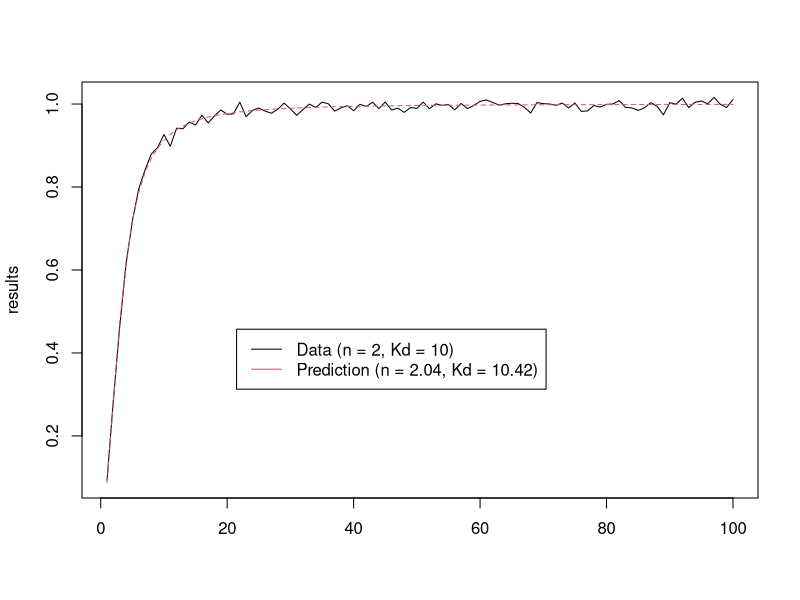

Recreate this plot in R.
#
# Fittiing Hill equation
#
# Itoshi NIKAIDO <dritoshi@gmail.com>
#

# make demo data
L  <- c(1:100)
n  <- 2
Kd <- 10
y  <- L^n / (Kd + L^n) + rnorm(100, 0, 0.01)

# conf
output <- "results/hill.pdf"

# initial
n.init  <- 1
Kd.init <- 1

# fitting Hill equation
y.nls <- nls(y ~ L^n / (Kd + L^n), start = c(n = n.init, Kd = Kd.init))

# extract fitting data
y.nls.summary <- summary(y.nls)
y.nls.n       <- y.nls.summary$param[1]
y.nls.Kd      <- y.nls.summary$param[2]
y.nls.predict <- predict(y.nls)
results <- cbind(y, y.nls.predict)

# legend prep.
legend.x <- median(L) - sd(L)
legend.y <- median(y.nls.predict) - 4 * sd(y.nls.predict)
legnend.str.data <- paste(
  "Data (n = ",
  n,
  ", Kd = ",
  Kd,
  ")",
  sep =""
)
legnend.str.predict <- paste(
  "Prediction (n = ",
  round(y.nls.n, 2),
  ", Kd = ",
  round(y.nls.Kd, 2),
  ")",
  sep =""
)

# output graph
pdf(output)
matplot(results, type="l")
legend(
  legend.x, legend.y,
  c(legnend.str.data, legnend.str.predict),
  col = c(1,2),
  lwd = 1
)
dev.off()
